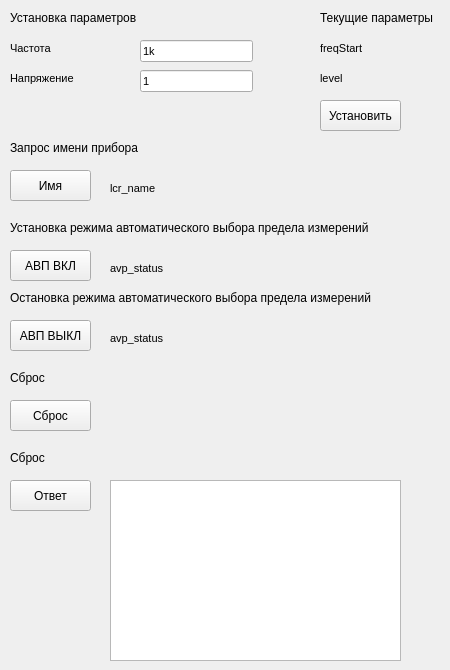
     <widget class="QWidget" name="tab_2">
      <attribute name="title">
       <string>Default</string>
      </attribute>
      <widget class="QLabel" name="label_36">
       <property name="geometry">
        <rect>
         <x>320</x>
         <y>10</y>
         <width>121</width>
         <height>16</height>
        </rect>
       </property>
       <property name="font">
        <font>
         <family>Arial</family>
         <pointsize>9</pointsize>
         <bold>false</bold>
         <underline>false</underline>
         <kerning>true</kerning>
        </font>
       </property>
       <property name="text">
        <string>Текущие параметры</string>
       </property>
      </widget>
      <widget class="QLabel" name="label_37">
       <property name="geometry">
        <rect>
         <x>10</x>
         <y>10</y>
         <width>181</width>
         <height>16</height>
        </rect>
       </property>
       <property name="font">
        <font>
         <family>Arial</family>
         <pointsize>9</pointsize>
         <bold>false</bold>
         <underline>false</underline>
         <kerning>true</kerning>
        </font>
       </property>
       <property name="text">
        <string>Установка параметров</string>
       </property>
      </widget>
      <widget class="QLabel" name="label_38">
       <property name="geometry">
        <rect>
         <x>10</x>
         <y>40</y>
         <width>111</width>
         <height>16</height>
        </rect>
       </property>
       <property name="font">
        <font>
         <family>Arial</family>
         <pointsize>8</pointsize>
         <bold>false</bold>
         <underline>false</underline>
         <kerning>true</kerning>
        </font>
       </property>
       <property name="text">
        <string>Частота</string>
       </property>
      </widget>
      <widget class="QLabel" name="freq">
       <property name="geometry">
        <rect>
         <x>320</x>
         <y>40</y>
         <width>111</width>
         <height>16</height>
        </rect>
       </property>
       <property name="font">
        <font>
         <family>Arial</family>
         <pointsize>8</pointsize>
         <bold>false</bold>
         <underline>false</underline>
         <kerning>true</kerning>
        </font>
       </property>
       <property name="text">
        <string>freqStart</string>
       </property>
      </widget>
      <widget class="QLineEdit" name="lineEditStartFreq_3">
       <property name="geometry">
        <rect>
         <x>140</x>
         <y>40</y>
         <width>113</width>
         <height>22</height>
        </rect>
       </property>
       <property name="font">
        <font>
         <family>Arial</family>
         <pointsize>8</pointsize>
         <bold>false</bold>
         <underline>false</underline>
         <kerning>true</kerning>
        </font>
       </property>
       <property name="text">
        <string>1k</string>
       </property>
      </widget>
      <widget class="QLabel" name="label_39">
       <property name="geometry">
        <rect>
         <x>10</x>
         <y>220</y>
         <width>391</width>
         <height>16</height>
        </rect>
       </property>
       <property name="font">
        <font>
         <family>Arial</family>
         <pointsize>9</pointsize>
         <bold>false</bold>
         <underline>false</underline>
         <kerning>true</kerning>
        </font>
       </property>
       <property name="text">
        <string>Установка режима автоматического выбора предела измерений</string>
       </property>
      </widget>
      <widget class="QPushButton" name="pushButton">
       <property name="geometry">
        <rect>
         <x>320</x>
         <y>100</y>
         <width>81</width>
         <height>31</height>
        </rect>
       </property>
       <property name="text">
        <string>Установить</string>
       </property>
      </widget>
      <widget class="QPushButton" name="pushButton_2">
       <property name="geometry">
        <rect>
         <x>10</x>
         <y>250</y>
         <width>81</width>
         <height>31</height>
        </rect>
       </property>
       <property name="text">
        <string>АВП ВКЛ</string>
       </property>
      </widget>
      <widget class="QPushButton" name="pushButton_3">
       <property name="geometry">
        <rect>
         <x>10</x>
         <y>170</y>
         <width>81</width>
         <height>31</height>
        </rect>
       </property>
       <property name="text">
        <string>Имя</string>
       </property>
      </widget>
      <widget class="QPushButton" name="pushButton_4">
       <property name="geometry">
        <rect>
         <x>10</x>
         <y>400</y>
         <width>81</width>
         <height>31</height>
        </rect>
       </property>
       <property name="text">
        <string>Сброс</string>
       </property>
      </widget>
      <widget class="QLineEdit" name="lineEditPointsLevel_3">
       <property name="geometry">
        <rect>
         <x>140</x>
         <y>70</y>
         <width>113</width>
         <height>22</height>
        </rect>
       </property>
       <property name="font">
        <font>
         <family>Arial</family>
         <pointsize>8</pointsize>
         <bold>false</bold>
         <underline>false</underline>
         <kerning>true</kerning>
        </font>
       </property>
       <property name="text">
        <string>1</string>
       </property>
      </widget>
      <widget class="QLabel" name="label_40">
       <property name="geometry">
        <rect>
         <x>10</x>
         <y>70</y>
         <width>111</width>
         <height>16</height>
        </rect>
       </property>
       <property name="font">
        <font>
         <family>Arial</family>
         <pointsize>8</pointsize>
         <bold>false</bold>
         <underline>false</underline>
         <kerning>true</kerning>
        </font>
       </property>
       <property name="text">
        <string>Напряжение</string>
       </property>
      </widget>
      <widget class="QLabel" name="level">
       <property name="geometry">
        <rect>
         <x>320</x>
         <y>70</y>
         <width>111</width>
         <height>16</height>
        </rect>
       </property>
       <property name="font">
        <font>
         <family>Arial</family>
         <pointsize>8</pointsize>
         <bold>false</bold>
         <underline>false</underline>
         <kerning>true</kerning>
        </font>
       </property>
       <property name="text">
        <string>level</string>
       </property>
      </widget>
      <widget class="QLabel" name="label_41">
       <property name="geometry">
        <rect>
         <x>10</x>
         <y>290</y>
         <width>391</width>
         <height>16</height>
        </rect>
       </property>
       <property name="font">
        <font>
         <family>Arial</family>
         <pointsize>9</pointsize>
         <bold>false</bold>
         <underline>false</underline>
         <kerning>true</kerning>
        </font>
       </property>
       <property name="text">
        <string>Остановка режима автоматического выбора предела измерений</string>
       </property>
      </widget>
      <widget class="QPushButton" name="pushButton_5">
       <property name="geometry">
        <rect>
         <x>10</x>
         <y>320</y>
         <width>81</width>
         <height>31</height>
        </rect>
       </property>
       <property name="text">
        <string>АВП ВЫКЛ</string>
       </property>
      </widget>
      <widget class="QLabel" name="label_42">
       <property name="geometry">
        <rect>
         <x>10</x>
         <y>140</y>
         <width>391</width>
         <height>16</height>
        </rect>
       </property>
       <property name="font">
        <font>
         <family>Arial</family>
         <pointsize>9</pointsize>
         <bold>false</bold>
         <underline>false</underline>
         <kerning>true</kerning>
        </font>
       </property>
       <property name="text">
        <string>Запрос имени прибора</string>
       </property>
      </widget>
      <widget class="QLabel" name="level_2">
       <property name="geometry">
        <rect>
         <x>110</x>
         <y>180</y>
         <width>291</width>
         <height>16</height>
        </rect>
       </property>
       <property name="font">
        <font>
         <family>Arial</family>
         <pointsize>8</pointsize>
         <bold>false</bold>
         <underline>false</underline>
         <kerning>true</kerning>
        </font>
       </property>
       <property name="text">
        <string>lcr_name</string>
       </property>
      </widget>
      <widget class="QLabel" name="level_3">
       <property name="geometry">
        <rect>
         <x>110</x>
         <y>260</y>
         <width>291</width>
         <height>16</height>
        </rect>
       </property>
       <property name="font">
        <font>
         <family>Arial</family>
         <pointsize>8</pointsize>
         <bold>false</bold>
         <underline>false</underline>
         <kerning>true</kerning>
        </font>
       </property>
       <property name="text">
        <string>avp_status</string>
       </property>
      </widget>
      <widget class="QLabel" name="level_4">
       <property name="geometry">
        <rect>
         <x>110</x>
         <y>330</y>
         <width>291</width>
         <height>16</height>
        </rect>
       </property>
       <property name="font">
        <font>
         <family>Arial</family>
         <pointsize>8</pointsize>
         <bold>false</bold>
         <underline>false</underline>
         <kerning>true</kerning>
        </font>
       </property>
       <property name="text">
        <string>avp_status</string>
       </property>
      </widget>
      <widget class="QPlainTextEdit" name="plainTextEdit">
       <property name="geometry">
        <rect>
         <x>110</x>
         <y>480</y>
         <width>291</width>
         <height>181</height>
        </rect>
       </property>
      </widget>
      <widget class="QLabel" name="label_43">
       <property name="geometry">
        <rect>
         <x>10</x>
         <y>370</y>
         <width>391</width>
         <height>16</height>
        </rect>
       </property>
       <property name="font">
        <font>
         <family>Arial</family>
         <pointsize>9</pointsize>
         <bold>false</bold>
         <underline>false</underline>
         <kerning>true</kerning>
        </font>
       </property>
       <property name="text">
        <string>Сброс</string>
       </property>
      </widget>
      <widget class="QPushButton" name="pushButton_6">
       <property name="geometry">
        <rect>
         <x>10</x>
         <y>480</y>
         <width>81</width>
         <height>31</height>
        </rect>
       </property>
       <property name="text">
        <string>Ответ</string>
       </property>
      </widget>
      <widget class="QLabel" name="label_44">
       <property name="geometry">
        <rect>
         <x>10</x>
         <y>450</y>
         <width>391</width>
         <height>16</height>
        </rect>
       </property>
       <property name="font">
        <font>
         <family>Arial</family>
         <pointsize>9</pointsize>
         <bold>false</bold>
         <underline>false</underline>
         <kerning>true</kerning>
        </font>
       </property>
       <property name="text">
        <string>Сброс</string>
       </property>
      </widget>
     </widget>
